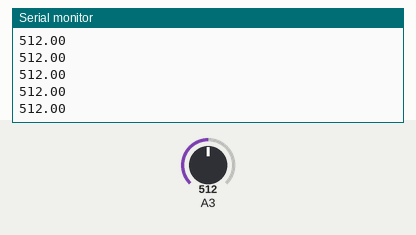
This sketch was run on a simulated Arduino Uno, built with avr-gcc and run on an emulated ATmega328P. Parts: the last lines printed to the serial monitor. Inputs (shaded band) come from the test bench; at power-on: A3 = 512.

Above: at 1.2 s.
1.3 s: A3 set to 716
At 1.9 s:
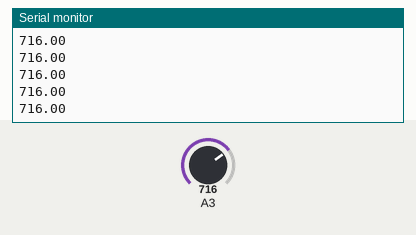
2.8 s: A3 set to 900
At 3.9 s:
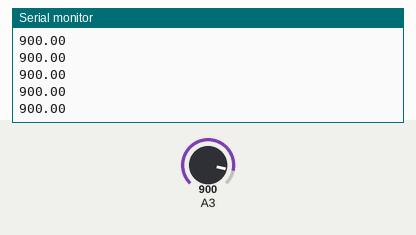
Timing chart, 0 to 5.8 s (numbered marks = the images above; inputs shaded):
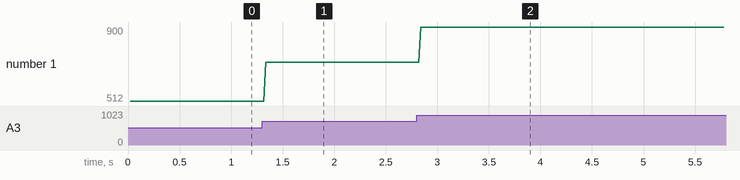

Measured:
- after the input at 1.3 s, the serial monitor: prints a new line at once (image 1)
- after the input at 2.8 s, the serial monitor: prints a new line at once (image 2)
- plotted number 1: 512 → 716 after the input at 1.3 s, 716 → 900 after the input at 2.8 s

The sketch:

serial_cumm.ino
```cpp
double y=0;
void setup() {
Serial.begin(9600);
}

void loop() {
  // put your main code here, to run repeatedly:
  y= analogRead(A3);
  delay(20);
Serial.println(y);
}
//A5- Battery
//A4- SoC
//A3- Plotter
```
